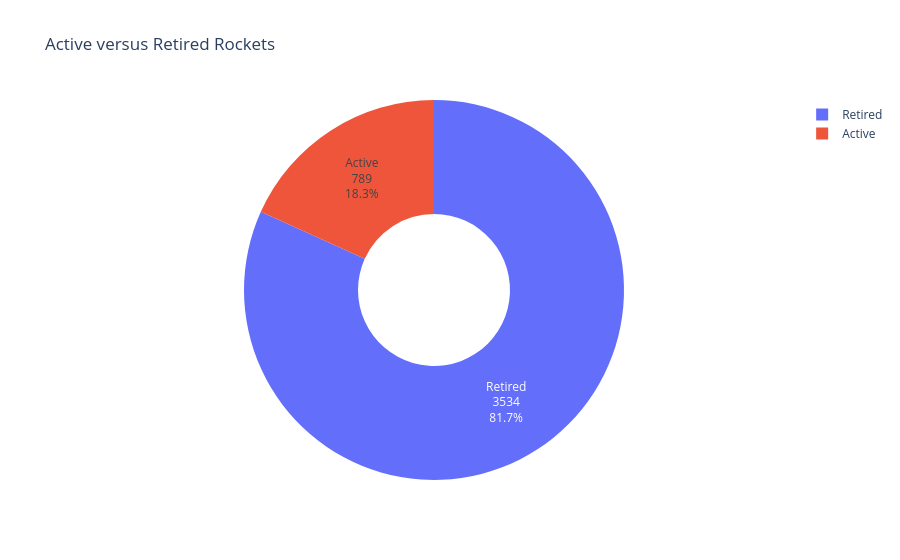

Notebook code for this chart:
### Code cell
fig = px.pie(rocket_status,
             names='Rocket_Status',
             values='Count',
             hole=0.4,
             title='Active versus Retired Rockets')
fig.update_traces(textinfo='label+value+percent')
fig.show()

### Figure 1 — Plotly figure (JSON) as saved in the notebook; plotly's stock layout.template omitted (floating-point values rounded to 4 significant figures)
{"data": [{"domain": {"x": [0, 1], "y": [0, 1]}, "hole": 0.4, "hovertemplate": "Rocket_Status=%{label}<br>Count=%{value}<extra></extra>", "labels": ["Retired", "Active"], "legendgroup": "", "name": "", "showlegend": true, "textinfo": "label+value+percent", "type": "pie", "values": [3534, 789]}], "layout": {"legend": {"tracegroupgap": 0}, "title": {"text": "Active versus Retired Rockets"}}}
